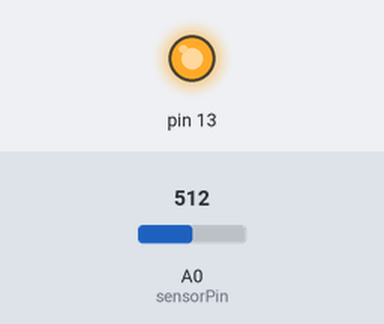
Bench run of a sketch on a simulated Arduino Uno, built with avr-gcc and run on an emulated ATmega328P. Parts: output pins drawn as LEDs (lit = HIGH). The inputs (shaded band) are chosen by the test bench; at power-on: A0 (sensorPin) = 512. What the sketch prints to the serial monitor is not drawn.

Above: at 0.3 s.
Timing chart, 0 to 1.8 s (numbered marks = the images above):
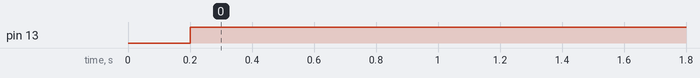

The sketch:

_____.ino
```cpp
int sensorPin = A0;
int sensorValue = 0;

void setup()
{
  Serial.begin(9600);
  pinMode(13, OUTPUT);
}

void loop()
{
  sensorValue = analogRead(sensorPin);
  Serial.println(sensorValue);
  delay(200);
  if(sensorValue < 600) digitalWrite(13, HIGH);
  else digitalWrite(13, LOW);
}
```

Measured:
- by itself, pin 13: LOW → HIGH at 0.20 s
